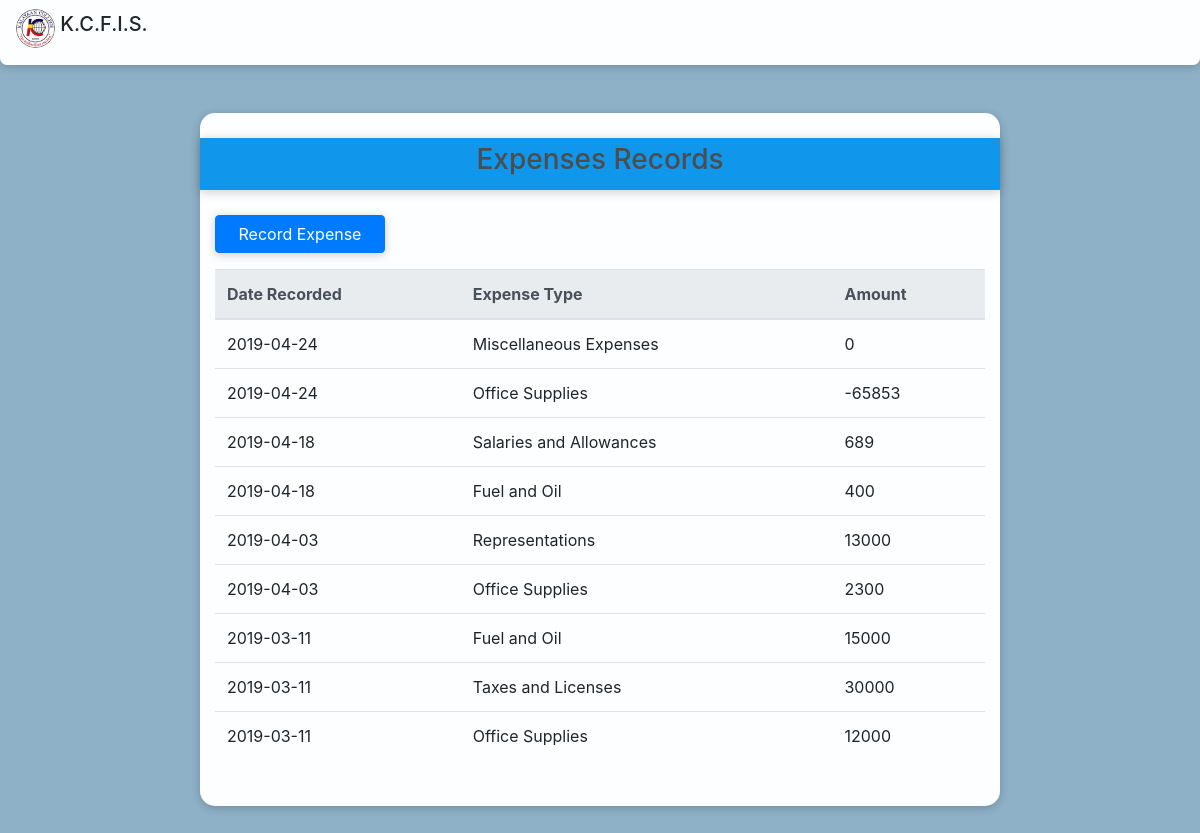
Screenshot of /expenses_list.php with the database file from the repository.
### tables this page shows
CREATE TABLE `expensetab` (
  `expenseID` int(11) NOT NULL AUTO_INCREMENT,
  `expenseType` enum('Communication','Fuel and Oil','Light and Water','Office Supplies','Rentals','Taxes and Licenses','Representations','Professional Fees','Salaries and Allowances','Transportation Allowances','Miscellaneous Expenses') NOT NULL,
  `remarks` longtext NOT NULL,
  `datePurchased` date NOT NULL,
  `amount` int(30) NOT NULL,
  `userID` int(11) NOT NULL,
  PRIMARY KEY (`expenseID`),
  KEY `userID` (`userID`),
  CONSTRAINT `expensetab_ibfk_1` FOREIGN KEY (`userID`) REFERENCES `usertab` (`userID`)
);

### functions.php (the view, shortened to what this page needs)
      <?php
function expenseslist() {
  require 'includes/db.inc.php';
  $sql = "SELECT *
          FROM expensetab
          ORDER BY datePurchased DESC";
  $stmt = $conn->prepare($sql);
  $stmt->execute();
  $result = $stmt->get_result();
  while($row = $result->fetch_assoc()){
    $expenseID = $row['expenseID'];
    $expenseType = $row['expenseType'];
    $datePurchased = $row['datePurchased'];
    $amount = $row['amount'];
    ?>
    <tr onclick="document.location='view_expense_details.php?expnsid=<?php echo $expenseID ?>'">
      <td><?php echo $datePurchased ?></td>
      <td><?php echo $expenseType ?></td>
      <td><?php echo $amount ?></td>
    </tr>
    <?php
  }
}
    ?>

### rows the page displays
expensetab: datePurchased "2019-04-24", expenseType "Miscellaneous Expenses", amount "0"
expensetab: datePurchased "2019-04-24", expenseType "Office Supplies", amount "-65853"
expensetab: datePurchased "2019-04-18", expenseType "Salaries and Allowances", amount "689"
expensetab: datePurchased "2019-04-18", expenseType "Fuel and Oil", amount "400"
expensetab: datePurchased "2019-04-03", expenseType "Representations", amount "13000"
expensetab: datePurchased "2019-04-03", expenseType "Office Supplies", amount "2300"
expensetab: datePurchased "2019-03-11", expenseType "Fuel and Oil", amount "15000"
expensetab: datePurchased "2019-03-11", expenseType "Taxes and Licenses", amount "30000"
expensetab: datePurchased "2019-03-11", expenseType "Office Supplies", amount "12000"
